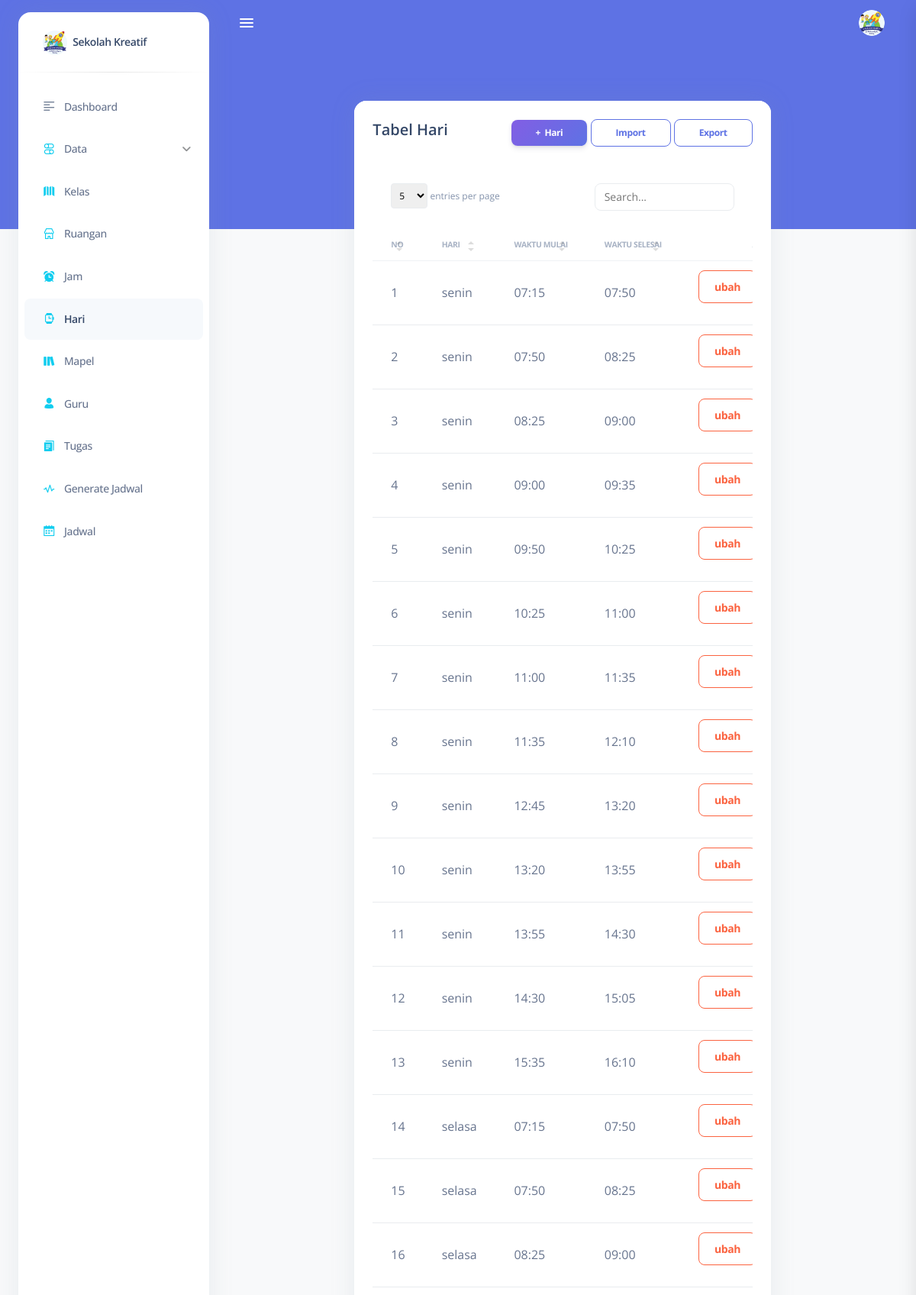
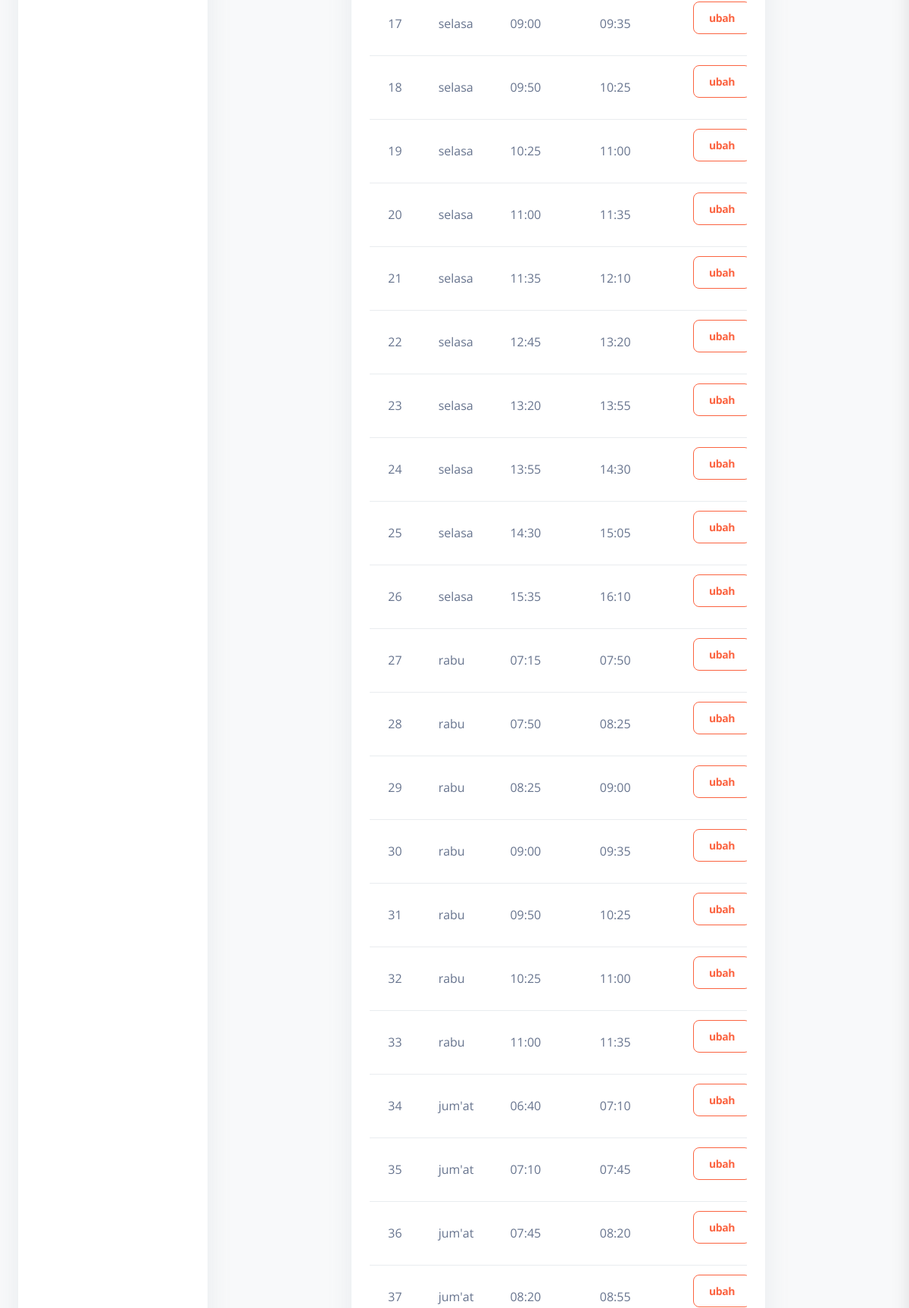
Screenshot of /hari/ (signed in, upper part) with the database file from the repository (2 pictures, top to bottom).
### core/models.py (models this page shows, shortened)
class Hari(models.Model):
  nama_hari = models.CharField(max_length=50)
  jam = models.ForeignKey(Jam, on_delete=models.SET_NULL, null=True)

class Jam(models.Model):
  waktu_mulai = models.TimeField()
  waktu_selesai = models.TimeField()

### core/jadwalviews.py (the view)
# urls.py: path('hari/', jadwalviews.form_hari, name='hari'),
@login_required(login_url='login')
def form_hari(request):
  context = {'hari': Hari.objects.all()}
  return render(request, 'penjadwalan/hari/form.html', context)

### core/templatetags/auth_extras.py (called while the page is built)
@register.filter(name='has_group')
def has_group(user, group_name):
    try:
        group = Group.objects.get(name=group_name)
    except Group.DoesNotExist:
        return False
    return True if group in user.groups.all() else False

### templates/penjadwalan/hari/form.html (shortened to what this page needs)
{% extends 'base.html' %}
{% load static %}
{% block content %}
<main class="main-content position-relative border-radius-lg ">
  <div class="container-fluid py-4">
    <div class="row mt-4">
      <div class="col-8 mx-auto">
        <div class="card">
          <div class="card-header pb-0">
            <div class="d-lg-flex">
              <div>
                <h5 class="mb-0">Tabel Hari</h5>
              </div>
              <div class="ms-auto my-auto mt-lg-0 mt-4">
                <div class="ms-auto my-auto">
                  <a href="{% url 'create_hari' %}" class="btn bg-gradient-primary btn-sm mb-0">+&nbsp;
                    Hari</a>
                  <a href="{% url 'importhari' %}" class="btn btn-outline-primary btn-sm mb-0">
                    Import</a>
                  <a href="" class="btn btn-outline-primary btn-sm mb-0" target="_blank">
                    Export</a>
                </div>
              </div>
            </div>
          </div>
          <div class="card-body">
            <div class="table-responsive">
              <table class="table table-flush" id="datatable-search">
                <thead class="thead-light">
                  <tr>
                    <th>No</th>
                    <th>Hari</th>
                    <th>Waktu Mulai</th>
                    <th>Waktu Selesai</th>
                    <th class="text-center">Aksi</th>
                  </tr>
                </thead>
                <tbody>
                  {% for k in hari %}
                  <tr>
                    <td>{{k.id}}</td>
                    <td>{{k.nama_hari}}</td>
                    <td>{{k.jam.waktu_mulai|time:"H:i"}}</td>
                    <td>{{k.jam.waktu_selesai|time:"H:i"}}</td>
                    <td class="text-center">
                      <a href="{% url 'update_hari' k.id %}" class="btn btn-outline-warning" data-bs-toggle="tooltip"
                        data-bs-original-title="Edit">
                        ubah
                      </a>
                    </td>
                  </tr>
                  {% endfor%}
                </tbody>
              </table>
            </div>
          </div>
        </div>
      </div>
    </div>
  </div>
</main>
{% endblock content %}

### rows the page displays
Hari: id "1", nama_hari "senin", jam.waktu_mulai "07:15", jam.waktu_selesai "07:50"
Hari: id "2", nama_hari "senin", jam.waktu_mulai "07:50", jam.waktu_selesai "08:25"
Hari: id "3", nama_hari "senin", jam.waktu_mulai "08:25", jam.waktu_selesai "09:00"
Hari: id "4", nama_hari "senin", jam.waktu_mulai "09:00", jam.waktu_selesai "09:35"
Hari: id "5", nama_hari "senin", jam.waktu_mulai "09:50", jam.waktu_selesai "10:25"
Hari: id "6", nama_hari "senin", jam.waktu_mulai "10:25", jam.waktu_selesai "11:00"
Hari: id "7", nama_hari "senin", jam.waktu_mulai "11:00", jam.waktu_selesai "11:35"
Hari: id "8", nama_hari "senin", jam.waktu_mulai "11:35", jam.waktu_selesai "12:10"
Hari: id "9", nama_hari "senin", jam.waktu_mulai "12:45", jam.waktu_selesai "13:20"
Hari: id "10", nama_hari "senin", jam.waktu_mulai "13:20", jam.waktu_selesai "13:55"
Hari: id "11", nama_hari "senin", jam.waktu_mulai "13:55", jam.waktu_selesai "14:30"
Hari: id "12", nama_hari "senin", jam.waktu_mulai "14:30", jam.waktu_selesai "15:05"
Hari: id "13", nama_hari "senin", jam.waktu_mulai "15:35", jam.waktu_selesai "16:10"
Hari: id "14", nama_hari "selasa", jam.waktu_mulai "07:15", jam.waktu_selesai "07:50"
Hari: id "15", nama_hari "selasa", jam.waktu_mulai "07:50", jam.waktu_selesai "08:25"
Hari: id "16", nama_hari "selasa", jam.waktu_mulai "08:25", jam.waktu_selesai "09:00"
Hari: id "17", nama_hari "selasa", jam.waktu_mulai "09:00", jam.waktu_selesai "09:35"
Hari: id "18", nama_hari "selasa", jam.waktu_mulai "09:50", jam.waktu_selesai "10:25"
Hari: id "19", nama_hari "selasa", jam.waktu_mulai "10:25", jam.waktu_selesai "11:00"
Hari: id "20", nama_hari "selasa", jam.waktu_mulai "11:00", jam.waktu_selesai "11:35"
Hari: id "21", nama_hari "selasa", jam.waktu_mulai "11:35", jam.waktu_selesai "12:10"
Hari: id "22", nama_hari "selasa", jam.waktu_mulai "12:45", jam.waktu_selesai "13:20"
Hari: id "23", nama_hari "selasa", jam.waktu_mulai "13:20", jam.waktu_selesai "13:55"
Hari: id "24", nama_hari "selasa", jam.waktu_mulai "13:55", jam.waktu_selesai "14:30"
Hari: id "25", nama_hari "selasa", jam.waktu_mulai "14:30", jam.waktu_selesai "15:05"
Hari: id "26", nama_hari "selasa", jam.waktu_mulai "15:35", jam.waktu_selesai "16:10"
Hari: id "27", nama_hari "rabu", jam.waktu_mulai "07:15", jam.waktu_selesai "07:50"
Hari: id "28", nama_hari "rabu", jam.waktu_mulai "07:50", jam.waktu_selesai "08:25"
Hari: id "29", nama_hari "rabu", jam.waktu_mulai "08:25", jam.waktu_selesai "09:00"
Hari: id "30", nama_hari "rabu", jam.waktu_mulai "09:00", jam.waktu_selesai "09:35"
Hari: id "31", nama_hari "rabu", jam.waktu_mulai "09:50", jam.waktu_selesai "10:25"
Hari: id "32", nama_hari "rabu", jam.waktu_mulai "10:25", jam.waktu_selesai "11:00"
Hari: id "33", nama_hari "rabu", jam.waktu_mulai "11:00", jam.waktu_selesai "11:35"
Hari: id "34", nama_hari "jum'at", jam.waktu_mulai "06:40", jam.waktu_selesai "07:10"
Hari: id "35", nama_hari "jum'at", jam.waktu_mulai "07:10", jam.waktu_selesai "07:45"
Hari: id "36", nama_hari "jum'at", jam.waktu_mulai "07:45", jam.waktu_selesai "08:20"
Hari: id "37", nama_hari "jum'at", jam.waktu_mulai "08:20", jam.waktu_selesai "08:55"
